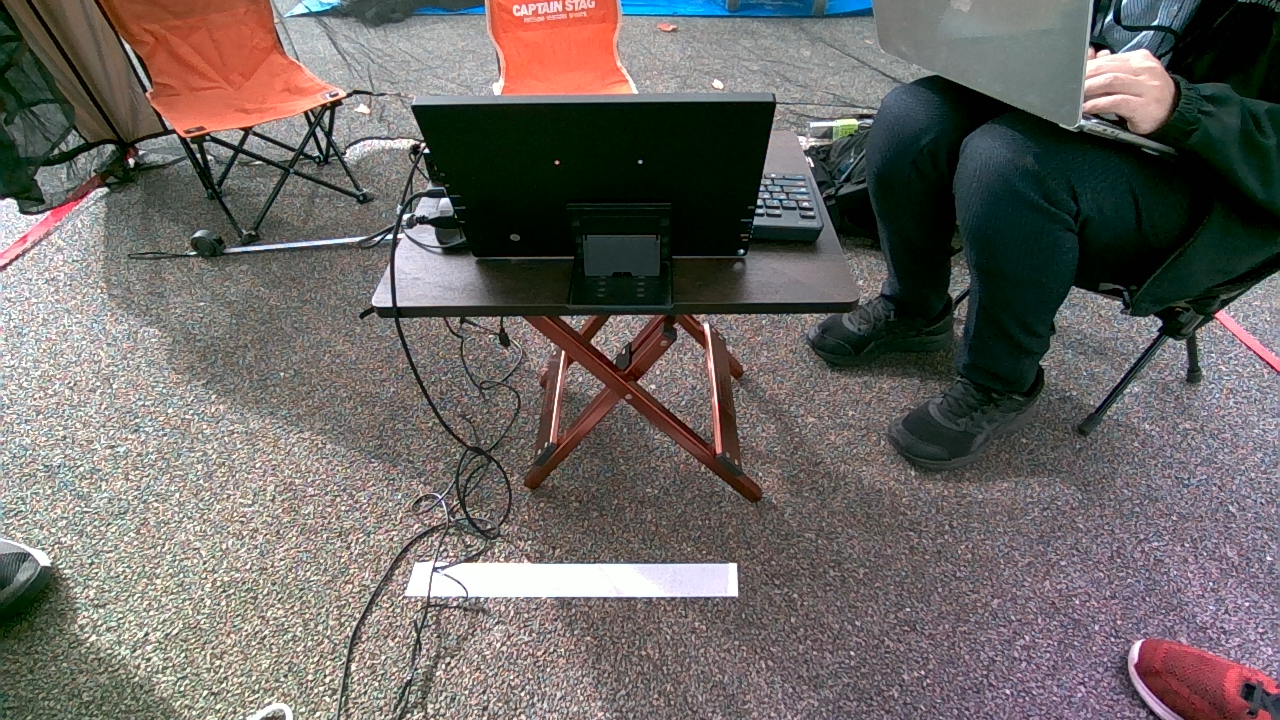
#> input picture materials/Screenshot 2023-10-21 13-24-59.png, 1280 x 720 px, found by its file name
$ python filter_test.py
#> lines starting #> are read from the running program, lines starting #| are printed output that depends on the picture
import cv2
import numpy as np

# 画像の読み込み
image = cv2.imread("materials\Screenshot 2023-10-21 13-24-59.png", 0)
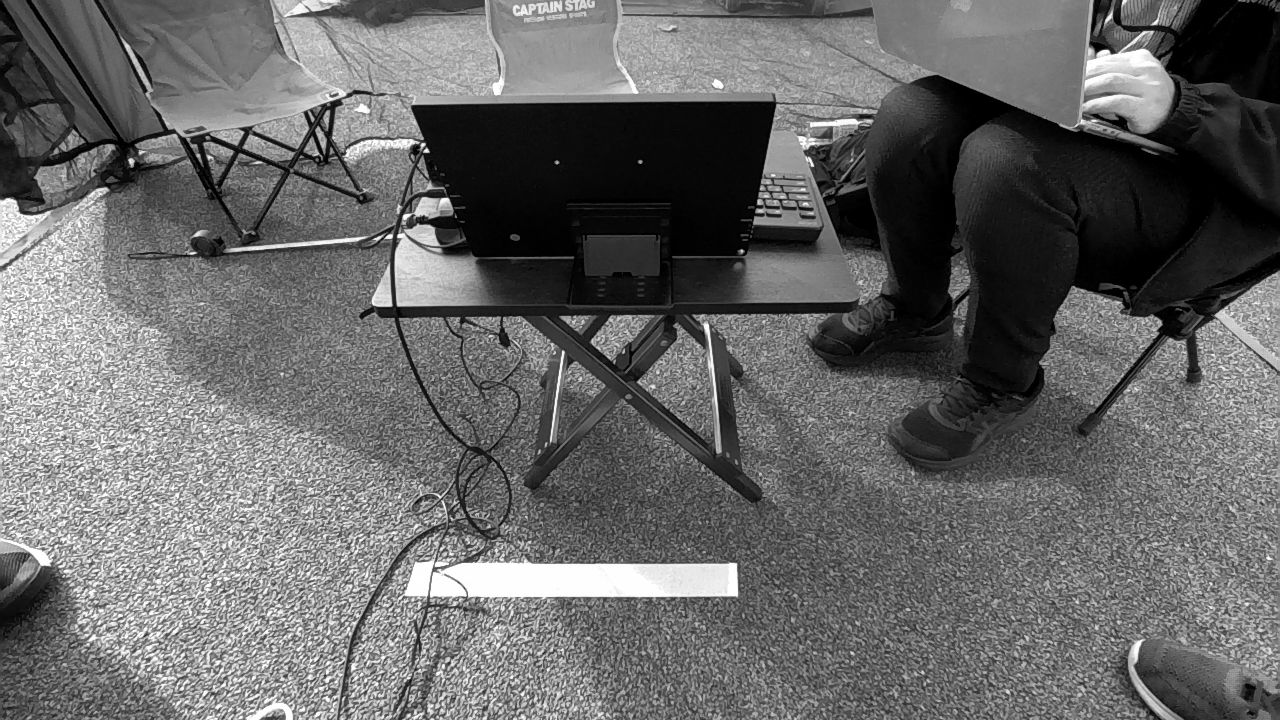
#> image: shape (720, 1280); min 0, max 255, mean 103.2

# Gaussian Blur
gaussian_blur = cv2.GaussianBlur(image, (5, 5), 0)

# Median Filtering
median_filter = cv2.medianBlur(image, 5)

# Bilateral Filtering
bilateral_filter = cv2.bilateralFilter(image, 9, 75, 75)

# Non-Local Means
non_local_means = cv2.fastNlMeansDenoising(image, None, 30, 7, 21)
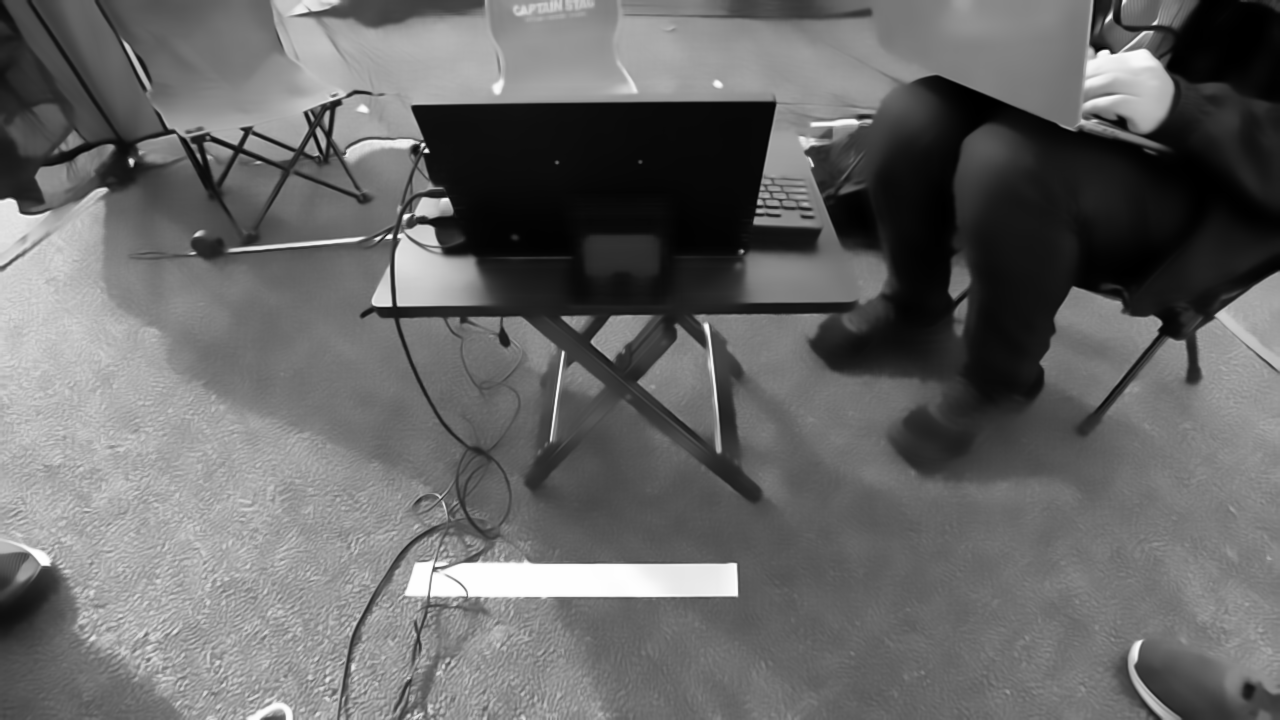
#> non_local_means: shape (720, 1280); min 0, max 255, mean 102.9

# Total Variation Denoising (OpenCVには直接的な関数はないが、実装可能)

# 画像の表示（ここではGaussian Blurの例）
cv2.imshow("Original", image)
cv2.imshow("Gaussian Blur", gaussian_blur)
cv2.imshow("Median Filter", median_filter)
cv2.imshow("Bilateral Filter", bilateral_filter)
cv2.imshow("Non-Local Means", non_local_means)

cv2.waitKey(0)
cv2.destroyAllWindows()

$ run again, with materials/Screenshot 2023-10-21 12-01-17.png copied over materials/Screenshot 2023-10-21 13-24-59.png
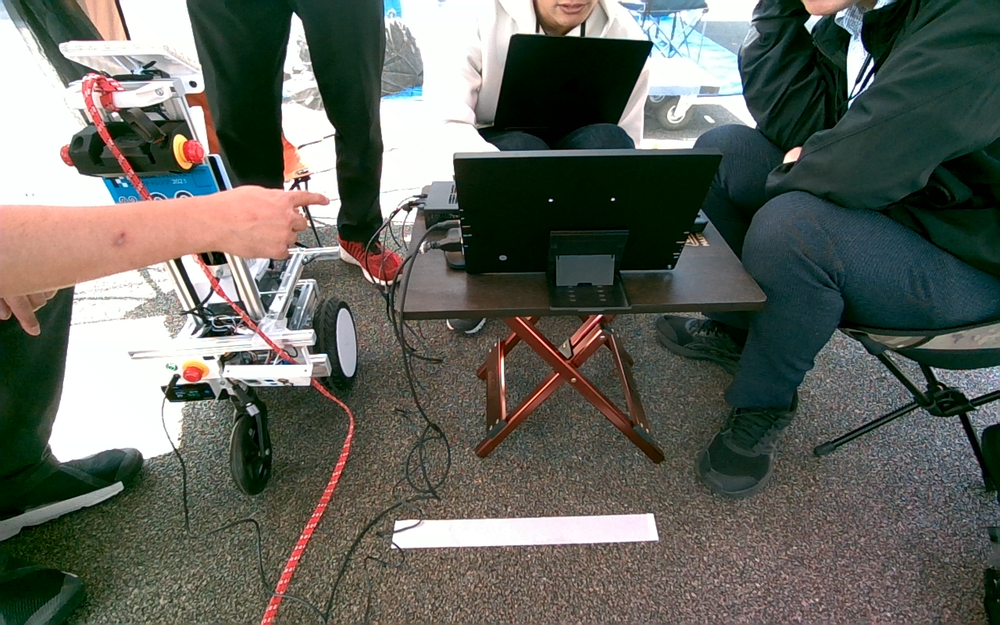
#> input picture materials/Screenshot 2023-10-21 12-01-17.png, 1000 x 625 px, shrunk from 1280 x 800 before the run, found by its file name
#> `image = cv2.imread("materials\Screenshot 2023-10-21 13-24-59.png", 0)`:
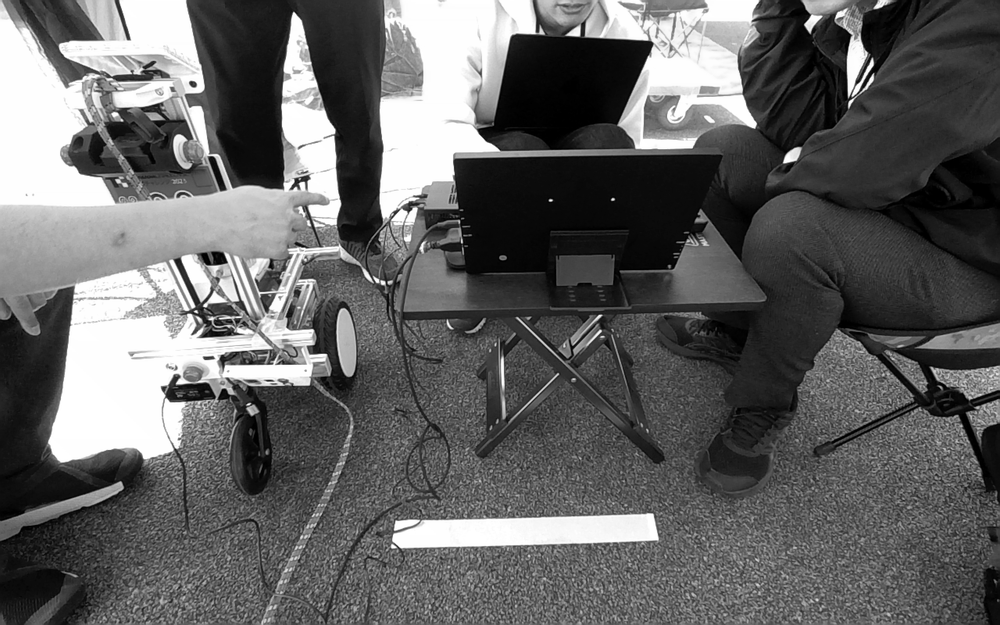
#> image: shape (625, 1000); min 0, max 255, mean 98.8

$ run again, with materials/Screenshot 2023-10-21 12-45-04.png copied over materials/Screenshot 2023-10-21 13-24-59.png
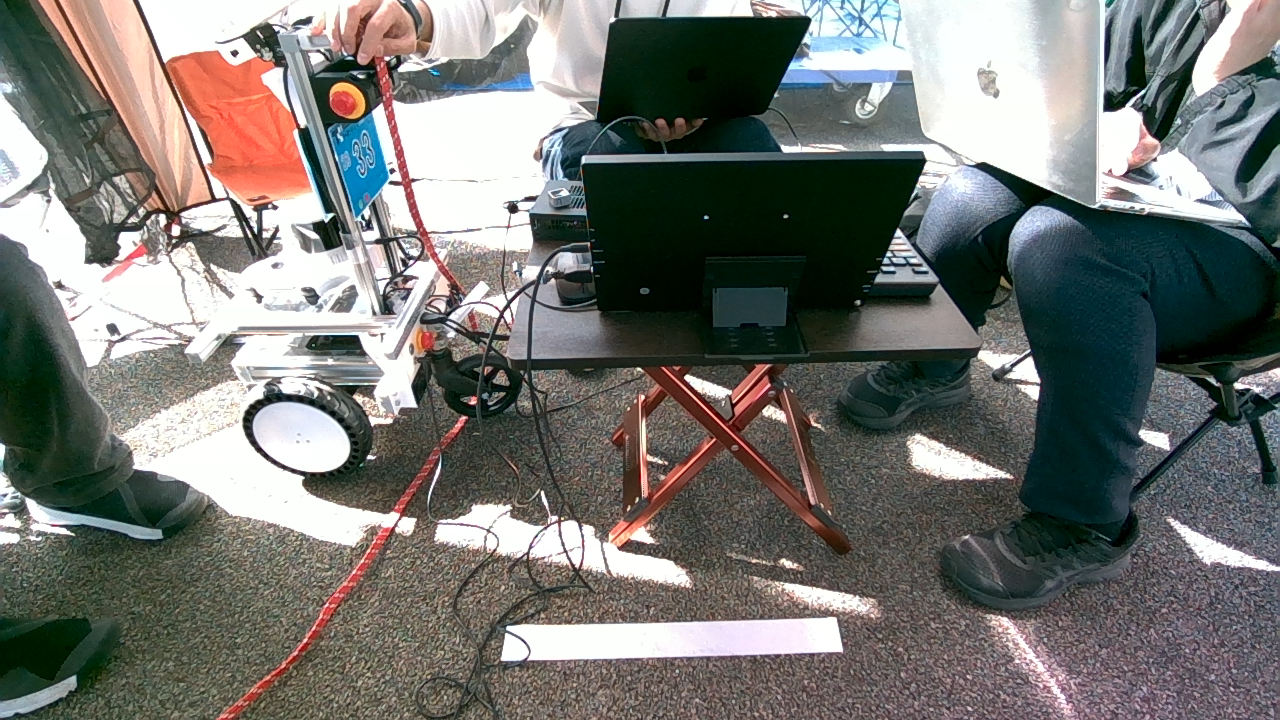
#> input picture materials/Screenshot 2023-10-21 12-45-04.png, 1280 x 720 px, found by its file name
#> `image = cv2.imread("materials\Screenshot 2023-10-21 13-24-59.png", 0)`:
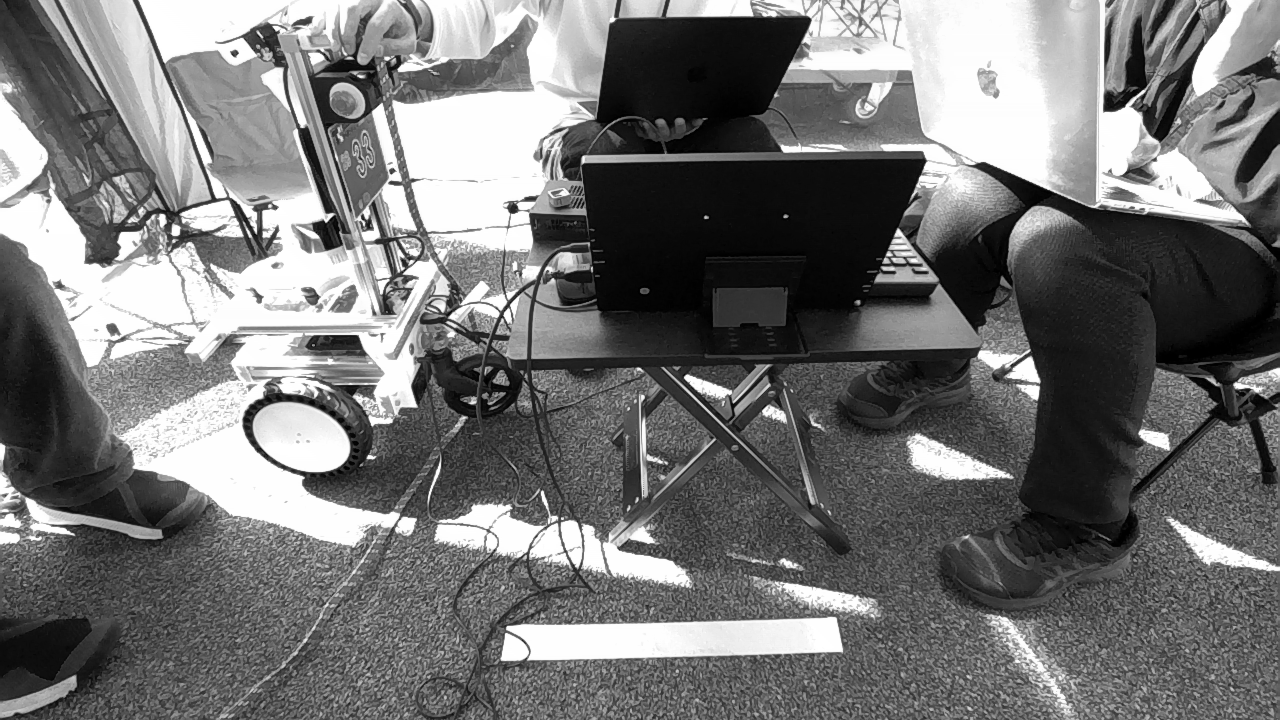
#> image: shape (720, 1280); min 0, max 255, mean 116.1

$ run again, with materials/Screenshot 2023-10-21 13-20-54.png copied over materials/Screenshot 2023-10-21 13-24-59.png
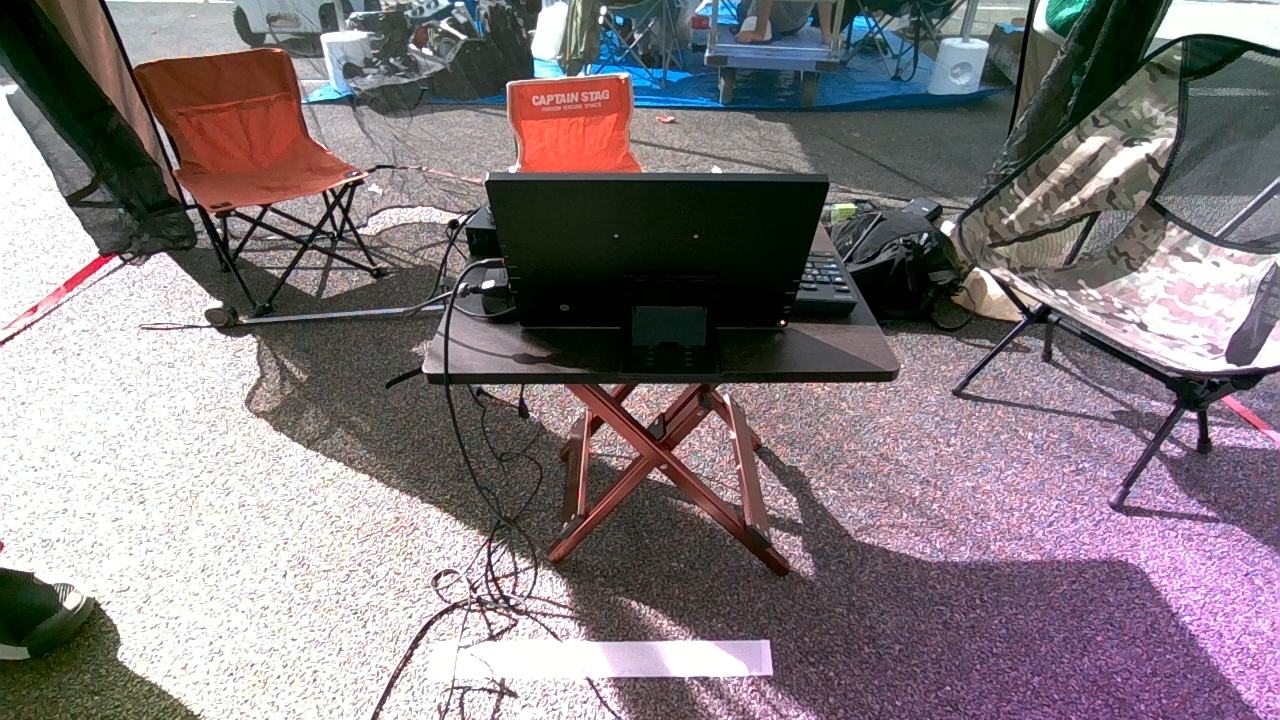
#> input picture materials/Screenshot 2023-10-21 13-20-54.png, 1280 x 720 px, found by its file name
#> `image = cv2.imread("materials\Screenshot 2023-10-21 13-24-59.png", 0)`:
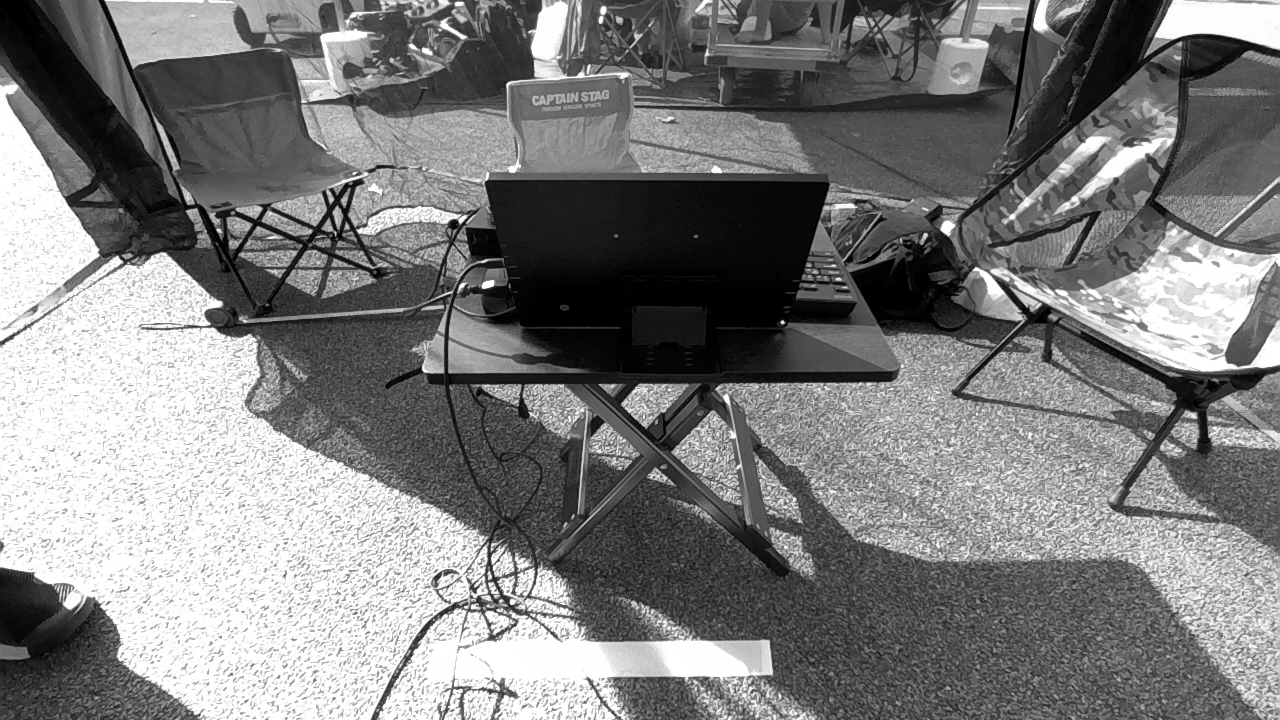
#> image: shape (720, 1280); min 0, max 255, mean 125
#> `non_local_means = cv2.fastNlMeansDenoising(image, None, 30, 7, 21)`:
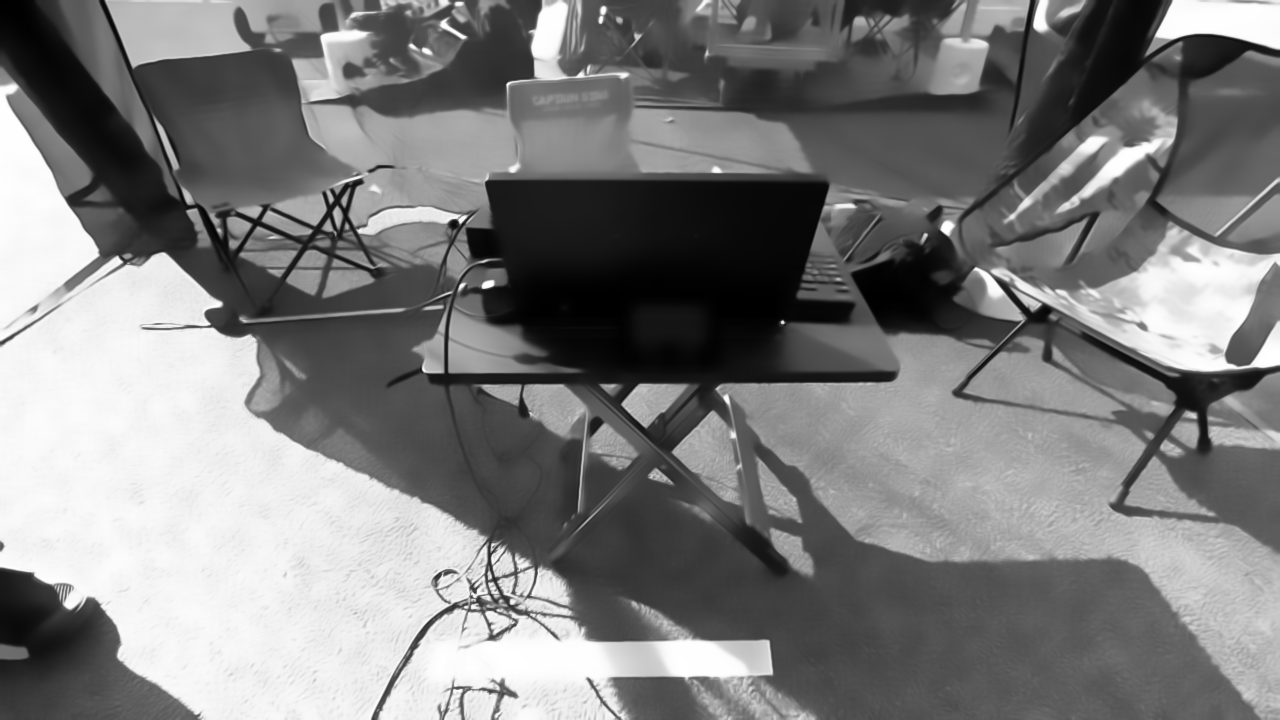
#> non_local_means: shape (720, 1280); min 0, max 255, mean 125
